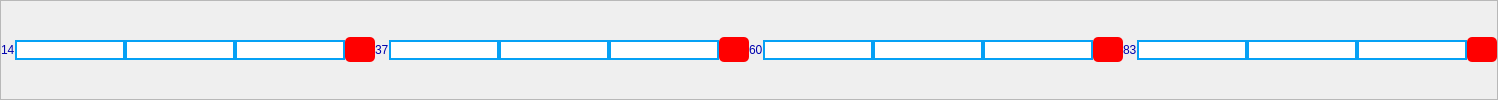
           <widget class="QFrame" name="frame_18">
            <property name="frameShape">
             <enum>QFrame::StyledPanel</enum>
            </property>
            <property name="frameShadow">
             <enum>QFrame::Raised</enum>
            </property>
            <layout class="QHBoxLayout" name="horizontalLayout_15">
             <property name="spacing">
              <number>0</number>
             </property>
             <property name="leftMargin">
              <number>0</number>
             </property>
             <property name="topMargin">
              <number>0</number>
             </property>
             <property name="rightMargin">
              <number>0</number>
             </property>
             <property name="bottomMargin">
              <number>0</number>
             </property>
             <item>
              <widget class="QLabel" name="label_41">
               <property name="styleSheet">
                <string notr="true">color:rgb(0, 0, 173); 
font: 75 8pt &quot;MS Shell Dlg 2&quot;;</string>
               </property>
               <property name="text">
                <string>14</string>
               </property>
              </widget>
             </item>
             <item>
              <widget class="QLineEdit" name="lineEdit_121">
               <property name="styleSheet">
                <string notr="true">border: 2px solid  rgb(5, 161, 245); 
background-color: rgb(255, 255, 255);
</string>
               </property>
              </widget>
             </item>
             <item>
              <widget class="QLineEdit" name="lineEdit_122">
               <property name="styleSheet">
                <string notr="true">border: 2px solid  rgb(5, 161, 245); 
background-color: rgb(255, 255, 255);
</string>
               </property>
              </widget>
             </item>
             <item>
              <widget class="QLineEdit" name="lineEdit_123">
               <property name="styleSheet">
                <string notr="true">border: 2px solid  rgb(5, 161, 245); 
background-color: rgb(255, 255, 255);
</string>
               </property>
              </widget>
             </item>
             <item>
              <widget class="QPushButton" name="pushButton_111">
               <property name="minimumSize">
                <size>
                 <width>0</width>
                 <height>25</height>
                </size>
               </property>
               <property name="maximumSize">
                <size>
                 <width>30</width>
                 <height>16777215</height>
                </size>
               </property>
               <property name="styleSheet">
                <string notr="true">background-color: rgb(0, 0, 0);
background-color: rgb(255, 0, 0);
border-radius: 5px;</string>
               </property>
               <property name="text">
                <string/>
               </property>
              </widget>
             </item>
             <item>
              <widget class="QLabel" name="label_42">
               <property name="styleSheet">
                <string notr="true">color:rgb(0, 0, 173); 
font: 75 8pt &quot;MS Shell Dlg 2&quot;;</string>
               </property>
               <property name="text">
                <string>37</string>
               </property>
              </widget>
             </item>
             <item>
              <widget class="QLineEdit" name="lineEdit_124">
               <property name="styleSheet">
                <string notr="true">border: 2px solid  rgb(5, 161, 245); 
background-color: rgb(255, 255, 255);
</string>
               </property>
              </widget>
             </item>
             <item>
              <widget class="QLineEdit" name="lineEdit_125">
               <property name="styleSheet">
                <string notr="true">border: 2px solid  rgb(5, 161, 245); 
background-color: rgb(255, 255, 255);
</string>
               </property>
              </widget>
             </item>
             <item>
              <widget class="QLineEdit" name="lineEdit_126">
               <property name="styleSheet">
                <string notr="true">border: 2px solid  rgb(5, 161, 245); 
background-color: rgb(255, 255, 255);
</string>
               </property>
              </widget>
             </item>
             <item>
              <widget class="QPushButton" name="pushButton_112">
               <property name="minimumSize">
                <size>
                 <width>0</width>
                 <height>25</height>
                </size>
               </property>
               <property name="maximumSize">
                <size>
                 <width>30</width>
                 <height>16777215</height>
                </size>
               </property>
               <property name="styleSheet">
                <string notr="true">background-color: rgb(0, 0, 0);
background-color: rgb(255, 0, 0);
border-radius: 5px;</string>
               </property>
               <property name="text">
                <string/>
               </property>
              </widget>
             </item>
             <item>
              <widget class="QLabel" name="label_43">
               <property name="styleSheet">
                <string notr="true">color:rgb(0, 0, 173); 
font: 75 8pt &quot;MS Shell Dlg 2&quot;;</string>
               </property>
               <property name="text">
                <string>60</string>
               </property>
              </widget>
             </item>
             <item>
              <widget class="QLineEdit" name="lineEdit_127">
               <property name="styleSheet">
                <string notr="true">border: 2px solid  rgb(5, 161, 245); 
background-color: rgb(255, 255, 255);
</string>
               </property>
              </widget>
             </item>
             <item>
              <widget class="QLineEdit" name="lineEdit_128">
               <property name="styleSheet">
                <string notr="true">border: 2px solid  rgb(5, 161, 245); 
background-color: rgb(255, 255, 255);
</string>
               </property>
              </widget>
             </item>
             <item>
              <widget class="QLineEdit" name="lineEdit_129">
               <property name="styleSheet">
                <string notr="true">border: 2px solid  rgb(5, 161, 245); 
background-color: rgb(255, 255, 255);
</string>
               </property>
              </widget>
             </item>
             <item>
              <widget class="QPushButton" name="pushButton_113">
               <property name="minimumSize">
                <size>
                 <width>0</width>
                 <height>25</height>
                </size>
               </property>
               <property name="maximumSize">
                <size>
                 <width>30</width>
                 <height>16777215</height>
                </size>
               </property>
               <property name="styleSheet">
                <string notr="true">background-color: rgb(0, 0, 0);
background-color: rgb(255, 0, 0);
border-radius: 5px;</string>
               </property>
               <property name="text">
                <string/>
               </property>
              </widget>
             </item>
             <item>
              <widget class="QLabel" name="label_315">
               <property name="styleSheet">
                <string notr="true">color:rgb(0, 0, 173); 
font: 75 8pt &quot;MS Shell Dlg 2&quot;;</string>
               </property>
               <property name="text">
                <string>83</string>
               </property>
              </widget>
             </item>
             <item>
              <widget class="QLineEdit" name="lineEdit_945">
               <property name="styleSheet">
                <string notr="true">border: 2px solid  rgb(5, 161, 245); 
background-color: rgb(255, 255, 255);
</string>
               </property>
              </widget>
             </item>
             <item>
              <widget class="QLineEdit" name="lineEdit_943">
               <property name="styleSheet">
                <string notr="true">border: 2px solid  rgb(5, 161, 245); 
background-color: rgb(255, 255, 255);
</string>
               </property>
              </widget>
             </item>
             <item>
              <widget class="QLineEdit" name="lineEdit_944">
               <property name="styleSheet">
                <string notr="true">border: 2px solid  rgb(5, 161, 245); 
background-color: rgb(255, 255, 255);
</string>
               </property>
              </widget>
             </item>
             <item>
              <widget class="QPushButton" name="pushButton_385">
               <property name="minimumSize">
                <size>
                 <width>0</width>
                 <height>25</height>
                </size>
               </property>
               <property name="maximumSize">
                <size>
                 <width>30</width>
                 <height>16777215</height>
                </size>
               </property>
               <property name="styleSheet">
                <string notr="true">background-color: rgb(0, 0, 0);
background-color: rgb(255, 0, 0);
border-radius: 5px;</string>
               </property>
               <property name="text">
                <string/>
               </property>
              </widget>
             </item>
            </layout>
           </widget>
